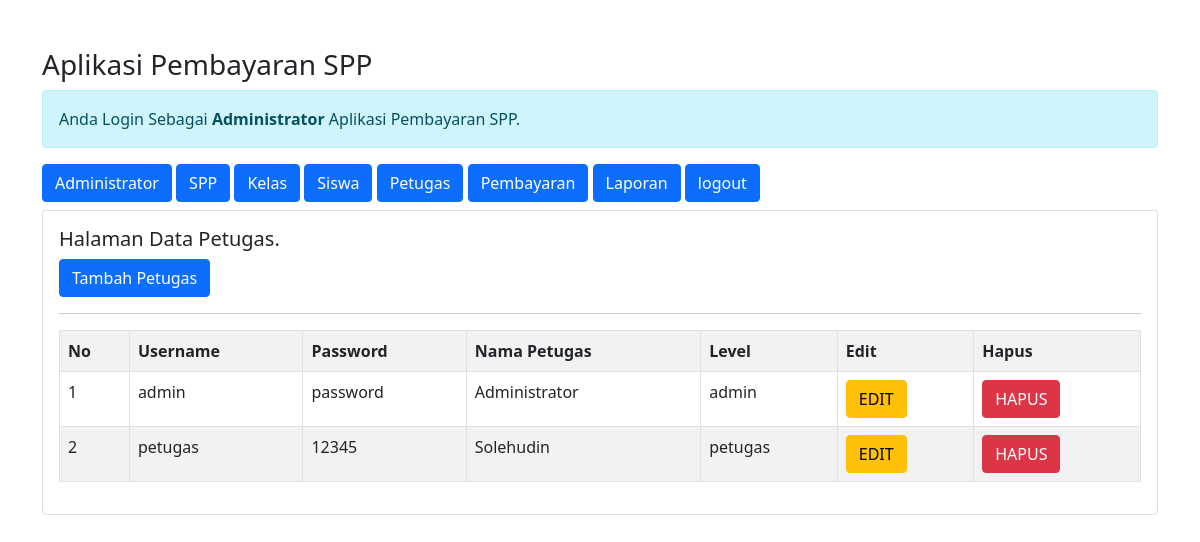
/admin/admin.php?url=petugas (signed in), run on the app's committed database.
### tables this page shows
CREATE TABLE `petugas` (
  `id_petugas` int(11) NOT NULL,
  `username` varchar(50) NOT NULL,
  `password` varchar(50) NOT NULL,
  `nama_petugas` varchar(50) NOT NULL,
  `level` enum('admin','petugas') NOT NULL
);

### admin/petugas.php (the view)
<h5>Halaman Data Petugas.</h5>
<a href="?url=tambah-petugas" class="btn btn-primary">Tambah Petugas</a>
<hr>
<table class="table table-striped table-bordered">
    <tr class="fw-bold">
        <td>No</td>
        <td>Username</td>
        <td>Password</td>
        <td>Nama Petugas</td>
        <td>Level</td>
        <td>Edit</td>
        <td>Hapus</td>
    </tr>
    <?php
    include '../koneksi.php';
    $no = 1;
    $sql = "SELECT*FROM petugas ORDER BY id_petugas DESC";
    $query = mysqli_query($koneksi, $sql);
    foreach ($query as $data) { ?>
        <tr>
            <td><?= $no++; ?></td>
            <td><?= $data['username']; ?></td>
            <td><?= $data['password']; ?></td>
            <td><?= $data['nama_petugas']; ?></td>
            <td><?= $data['level']; ?></td>
            <td>
                <a href="?url=edit-petugas&id_petugas=<?= $data['id_petugas']; ?>" class="btn btn-warning">EDIT</a>
            </td>
            <td>
                <a href="?url=hapus-petugas&id_petugas=<?= $data['id_petugas']; ?>" class="btn btn-danger" onclick="return confirm('Apakah Anda Yakin Ingin Menghapus Data')">HAPUS</a>
            </td>
        </tr>
    <?php }
    ?>
</table>

### data on the page
petugas: username "admin", password "password", nama_petugas "Administrator", level "admin"
petugas: username "petugas", password "12345", nama_petugas "Solehudin", level "petugas"
